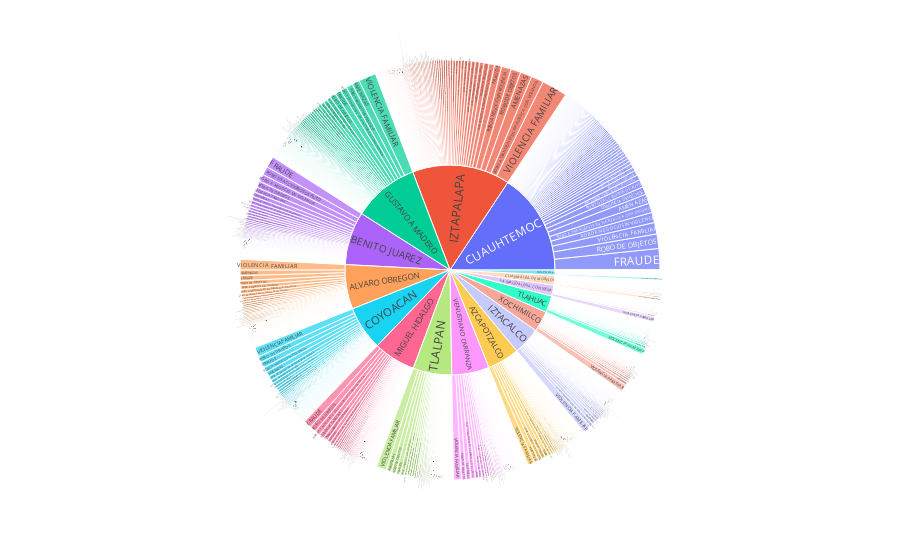

Notebook code for this chart:
### Markdown cell above
Also, we can see with a pie chart what are the most frequent crimes by region.

### Code cell
fig = px.sunburst(crime_cdmx, 
                  path=['alcaldia_hechos', 'delito'])
fig.show()

### Figure 1 — Plotly figure (JSON) as saved in the notebook; plotly's stock layout.template omitted (floating-point values rounded to 4 significant figures; data arrays with more than 128 entries replaced by an {"elided": "..."} marker saying what was removed)
{"data": [{"branchvalues": "total", "domain": {"x": [0, 1], "y": [0, 1]}, "hovertemplate": "labels=%{label}<br>count=%{value}<br>parent=%{parent}<br>id=%{id}<extra></extra>", "ids": {"elided": "4465 str values"}, "labels": {"elided": "4465 str values"}, "name": "", "parents": {"elided": "4465 str values"}, "type": "sunburst", "values": {"elided": "4465 int values"}}], "layout": {"legend": {"tracegroupgap": 0}, "margin": {"t": 60}}}
